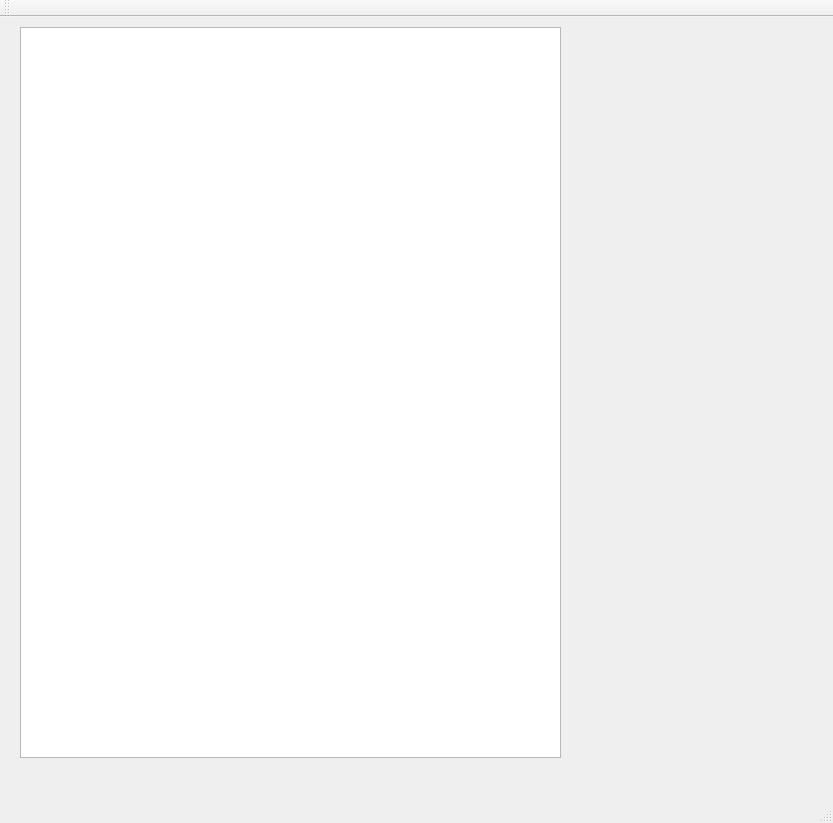
<?xml version="1.0" encoding="UTF-8"?>
<ui version="4.0">
 <class>MainWindow</class>
 <widget class="QMainWindow" name="MainWindow">
  <property name="geometry">
   <rect>
    <x>0</x>
    <y>0</y>
    <width>833</width>
    <height>823</height>
   </rect>
  </property>
  <property name="windowTitle">
   <string>MainWindow</string>
  </property>
  <widget class="QWidget" name="centralWidget">
   <widget class="QListView" name="listView">
    <property name="geometry">
     <rect>
      <x>20</x>
      <y>10</y>
      <width>541</width>
      <height>731</height>
     </rect>
    </property>
   </widget>
  </widget>
  <widget class="QMenuBar" name="menuBar">
   <property name="geometry">
    <rect>
     <x>0</x>
     <y>0</y>
     <width>833</width>
     <height>25</height>
    </rect>
   </property>
  </widget>
  <widget class="QToolBar" name="mainToolBar">
   <attribute name="toolBarArea">
    <enum>TopToolBarArea</enum>
   </attribute>
   <attribute name="toolBarBreak">
    <bool>false</bool>
   </attribute>
  </widget>
  <widget class="QStatusBar" name="statusBar"/>
 </widget>
 <layoutdefault spacing="6" margin="11"/>
 <resources/>
 <connections/>
</ui>
